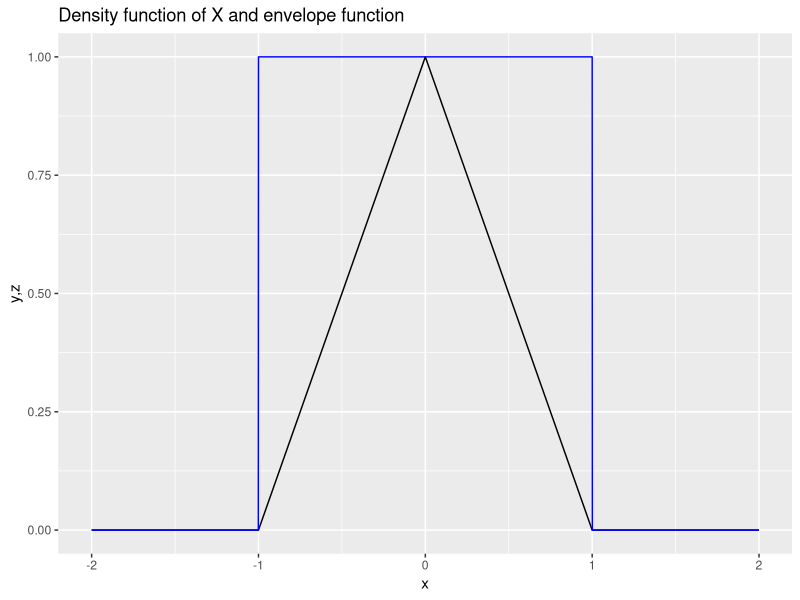
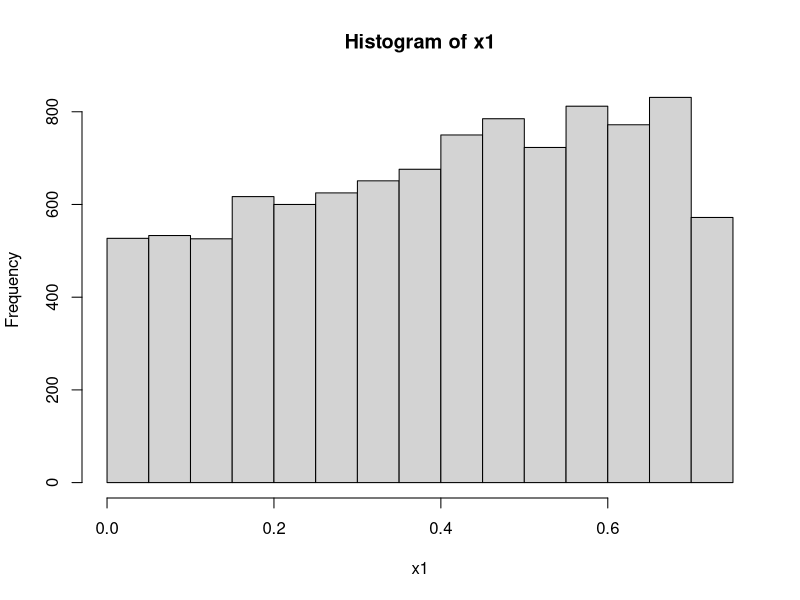
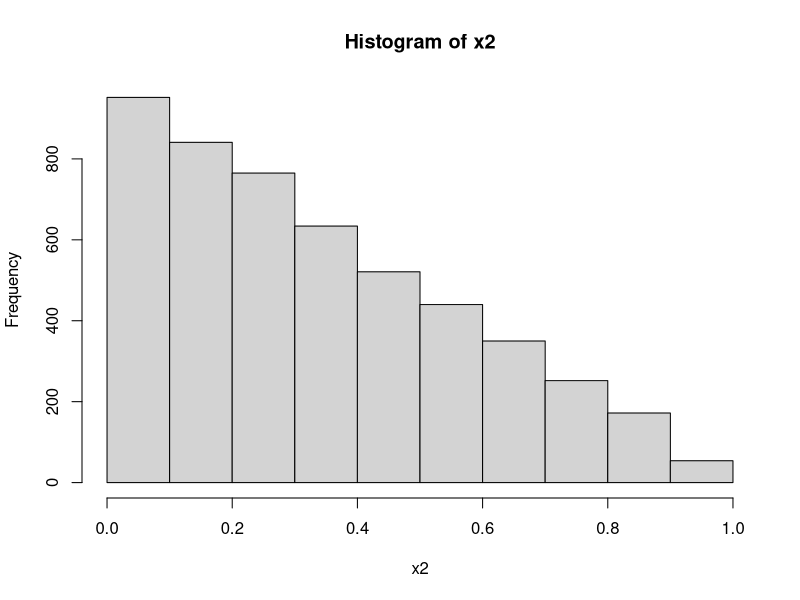

Write R code to recreate these figures, in order.
########################## INIT CODE ###########################################
rm(list = ls())

########################## [ 1 a ] #############################################
# Since we need to find a envelope function for the density function, so we need
# to plot the density function first. let $ x \in [-3, 3] $, and we know it's  
# triangle sharped function. We also can plot it using the code below.

x <- seq(-2, 2, by = 0.001)
y <- rep(0, length(x))
z <- rep(0, length(x))

x1_index <- which(x > 1 | x < -1)
x2_index <- which(x >= -1 & x <= 0)
x3_index <- which(x > 0 & x <= 1)

y[x1_index] <- 0
y[x2_index] <- x[x2_index] + 1
y[x3_index] <- 1 - x[x3_index]

z0_index <- which(x > 1 | x < -1)
z1_index <- which(x >= -1 & x <= 1)

z[z1_index] <- 1
z[-z1_index] <- 0

data <- data.frame(x, y, z)

# After we get the plot, we can see that the density function is a triangle
# we will use an envelope function to cover the density function, and we can
# use function $ g(x) = 1 $ to cover the density function in the [-1,1] range. 

graph <- ggplot2::ggplot(data) +
  ggplot2::geom_line(mapping=ggplot2::aes(x=x,y=y)) + 
  ggplot2::geom_line(mapping=ggplot2::aes(x=x,y=z),color="blue") + 
  ggplot2::ggtitle("Density function of X and envelope function") +
  ggplot2::xlab("x") +
  ggplot2::ylab("y,z")


graph

# Now we will write a code for the rejection sampling algorithm. 


########################## [ 1 b ] #############################################
# To generate a random variable from the density function using Inverse CDF,
# we will need to calculate the CDF function first.

# CDF function

# in range (-inf,-1) we get CDF = 0
# in range (-1,0) we get CDF = \frac{x^2}{2} + x
# in range (0,1)  we get CDF = x - \frac{x^2}{2}
# in range (1,+inf)  we get CDF = 1

# we have F^{-1} in (-1,0) range is x = -1 + sqrt(1+2y)
# we have F^{-1} in ( 0,1) range is x =  1 - sqrt(1-2y)

# so we can write a function to generate a random variable from it
u <- runif(10000)
x1 <- -1 + sqrt(1+2 * u)
x2 <- 1 - sqrt(1-2 * u)

hist(x1)
hist(x2)
